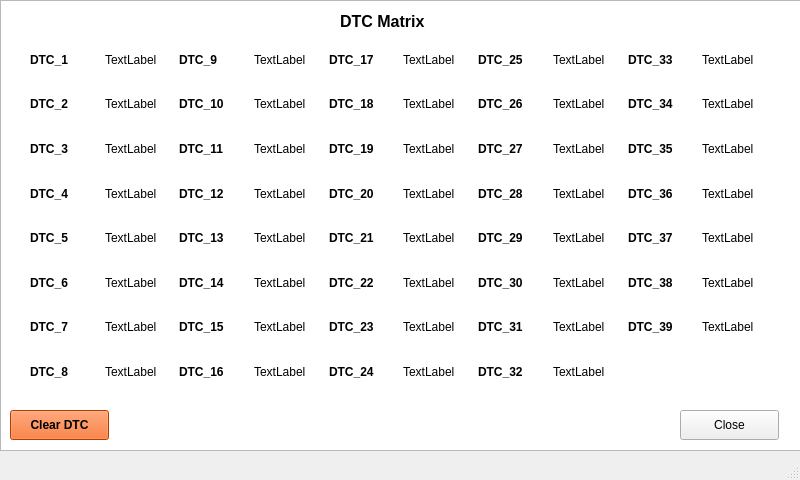
<?xml version="1.0" encoding="UTF-8"?>
<ui version="4.0">
 <class>MainWindow</class>
 <widget class="QMainWindow" name="MainWindow">
  <property name="geometry">
   <rect>
    <x>0</x>
    <y>0</y>
    <width>800</width>
    <height>480</height>
   </rect>
  </property>
  <property name="windowTitle">
   <string>MainWindow</string>
  </property>
  <widget class="QWidget" name="centralwidget">
   <widget class="QWidget" name="gridLayoutWidget">
    <property name="geometry">
     <rect>
      <x>30</x>
      <y>40</y>
      <width>741</width>
      <height>351</height>
     </rect>
    </property>
    <layout class="QGridLayout" name="gridLayout">
     <item row="0" column="7">
      <widget class="QLabel" name="label25">
       <property name="text">
        <string>TextLabel</string>
       </property>
      </widget>
     </item>
     <item row="0" column="0">
      <widget class="QLabel" name="label_3">
       <property name="font">
        <font>
         <weight>75</weight>
         <bold>true</bold>
        </font>
       </property>
       <property name="text">
        <string>DTC_1</string>
       </property>
      </widget>
     </item>
     <item row="5" column="4">
      <widget class="QLabel" name="label_49">
       <property name="font">
        <font>
         <weight>75</weight>
         <bold>true</bold>
        </font>
       </property>
       <property name="text">
        <string>DTC_22</string>
       </property>
      </widget>
     </item>
     <item row="5" column="7">
      <widget class="QLabel" name="label30">
       <property name="text">
        <string>TextLabel</string>
       </property>
      </widget>
     </item>
     <item row="5" column="2">
      <widget class="QLabel" name="label_46">
       <property name="font">
        <font>
         <weight>75</weight>
         <bold>true</bold>
        </font>
       </property>
       <property name="text">
        <string>DTC_14</string>
       </property>
      </widget>
     </item>
     <item row="5" column="1">
      <widget class="QLabel" name="label6">
       <property name="text">
        <string>TextLabel</string>
       </property>
      </widget>
     </item>
     <item row="5" column="5">
      <widget class="QLabel" name="label22">
       <property name="text">
        <string>TextLabel</string>
       </property>
      </widget>
     </item>
     <item row="0" column="8">
      <widget class="QLabel" name="label_66">
       <property name="font">
        <font>
         <weight>75</weight>
         <bold>true</bold>
        </font>
       </property>
       <property name="text">
        <string>DTC_33</string>
       </property>
      </widget>
     </item>
     <item row="0" column="4">
      <widget class="QLabel" name="label_15">
       <property name="font">
        <font>
         <weight>75</weight>
         <bold>true</bold>
        </font>
       </property>
       <property name="text">
        <string>DTC_17</string>
       </property>
      </widget>
     </item>
     <item row="2" column="4">
      <widget class="QLabel" name="label_13">
       <property name="font">
        <font>
         <weight>75</weight>
         <bold>true</bold>
        </font>
       </property>
       <property name="text">
        <string>DTC_19</string>
       </property>
      </widget>
     </item>
     <item row="4" column="6">
      <widget class="QLabel" name="label_39">
       <property name="font">
        <font>
         <weight>75</weight>
         <bold>true</bold>
        </font>
       </property>
       <property name="text">
        <string>DTC_29</string>
       </property>
      </widget>
     </item>
     <item row="0" column="2">
      <widget class="QLabel" name="label_32">
       <property name="font">
        <font>
         <weight>75</weight>
         <bold>true</bold>
        </font>
       </property>
       <property name="text">
        <string>DTC_9</string>
       </property>
      </widget>
     </item>
     <item row="0" column="6">
      <widget class="QLabel" name="label_2">
       <property name="font">
        <font>
         <weight>75</weight>
         <bold>true</bold>
        </font>
       </property>
       <property name="text">
        <string>DTC_25</string>
       </property>
      </widget>
     </item>
     <item row="2" column="3">
      <widget class="QLabel" name="label11">
       <property name="text">
        <string>TextLabel</string>
       </property>
      </widget>
     </item>
     <item row="3" column="7">
      <widget class="QLabel" name="label28">
       <property name="text">
        <string>TextLabel</string>
       </property>
      </widget>
     </item>
     <item row="6" column="7">
      <widget class="QLabel" name="label31">
       <property name="text">
        <string>TextLabel</string>
       </property>
      </widget>
     </item>
     <item row="2" column="0">
      <widget class="QLabel" name="label_9">
       <property name="font">
        <font>
         <weight>75</weight>
         <bold>true</bold>
        </font>
       </property>
       <property name="text">
        <string>DTC_3</string>
       </property>
      </widget>
     </item>
     <item row="1" column="2">
      <widget class="QLabel" name="label_30">
       <property name="font">
        <font>
         <weight>75</weight>
         <bold>true</bold>
        </font>
       </property>
       <property name="text">
        <string>DTC_10</string>
       </property>
      </widget>
     </item>
     <item row="4" column="0">
      <widget class="QLabel" name="label_33">
       <property name="font">
        <font>
         <weight>75</weight>
         <bold>true</bold>
        </font>
       </property>
       <property name="text">
        <string>DTC_5</string>
       </property>
      </widget>
     </item>
     <item row="6" column="1">
      <widget class="QLabel" name="label7">
       <property name="text">
        <string>TextLabel</string>
       </property>
      </widget>
     </item>
     <item row="5" column="3">
      <widget class="QLabel" name="label14">
       <property name="text">
        <string>TextLabel</string>
       </property>
      </widget>
     </item>
     <item row="4" column="7">
      <widget class="QLabel" name="label29">
       <property name="text">
        <string>TextLabel</string>
       </property>
      </widget>
     </item>
     <item row="0" column="5">
      <widget class="QLabel" name="label17">
       <property name="text">
        <string>TextLabel</string>
       </property>
      </widget>
     </item>
     <item row="4" column="2">
      <widget class="QLabel" name="label_35">
       <property name="font">
        <font>
         <weight>75</weight>
         <bold>true</bold>
        </font>
       </property>
       <property name="text">
        <string>DTC_13</string>
       </property>
      </widget>
     </item>
     <item row="5" column="6">
      <widget class="QLabel" name="label_53">
       <property name="font">
        <font>
         <weight>75</weight>
         <bold>true</bold>
        </font>
       </property>
       <property name="text">
        <string>DTC_30</string>
       </property>
      </widget>
     </item>
     <item row="6" column="4">
      <widget class="QLabel" name="label_50">
       <property name="font">
        <font>
         <weight>75</weight>
         <bold>true</bold>
        </font>
       </property>
       <property name="text">
        <string>DTC_23</string>
       </property>
      </widget>
     </item>
     <item row="5" column="0">
      <widget class="QLabel" name="label_41">
       <property name="font">
        <font>
         <weight>75</weight>
         <bold>true</bold>
        </font>
       </property>
       <property name="text">
        <string>DTC_6</string>
       </property>
      </widget>
     </item>
     <item row="6" column="5">
      <widget class="QLabel" name="label23">
       <property name="text">
        <string>TextLabel</string>
       </property>
      </widget>
     </item>
     <item row="4" column="1">
      <widget class="QLabel" name="label5">
       <property name="text">
        <string>TextLabel</string>
       </property>
      </widget>
     </item>
     <item row="6" column="3">
      <widget class="QLabel" name="label15">
       <property name="text">
        <string>TextLabel</string>
       </property>
      </widget>
     </item>
     <item row="1" column="5">
      <widget class="QLabel" name="label18">
       <property name="text">
        <string>TextLabel</string>
       </property>
      </widget>
     </item>
     <item row="6" column="6">
      <widget class="QLabel" name="label_54">
       <property name="font">
        <font>
         <weight>75</weight>
         <bold>true</bold>
        </font>
       </property>
       <property name="text">
        <string>DTC_31</string>
       </property>
      </widget>
     </item>
     <item row="4" column="4">
      <widget class="QLabel" name="label_37">
       <property name="font">
        <font>
         <weight>75</weight>
         <bold>true</bold>
        </font>
       </property>
       <property name="text">
        <string>DTC_21</string>
       </property>
      </widget>
     </item>
     <item row="0" column="3">
      <widget class="QLabel" name="label9">
       <property name="text">
        <string>TextLabel</string>
       </property>
      </widget>
     </item>
     <item row="1" column="3">
      <widget class="QLabel" name="label10">
       <property name="text">
        <string>TextLabel</string>
       </property>
      </widget>
     </item>
     <item row="3" column="6">
      <widget class="QLabel" name="label_23">
       <property name="font">
        <font>
         <weight>75</weight>
         <bold>true</bold>
        </font>
       </property>
       <property name="text">
        <string>DTC_28</string>
       </property>
      </widget>
     </item>
     <item row="3" column="3">
      <widget class="QLabel" name="label12">
       <property name="text">
        <string>TextLabel</string>
       </property>
      </widget>
     </item>
     <item row="2" column="2">
      <widget class="QLabel" name="label_28">
       <property name="font">
        <font>
         <weight>75</weight>
         <bold>true</bold>
        </font>
       </property>
       <property name="text">
        <string>DTC_11</string>
       </property>
      </widget>
     </item>
     <item row="1" column="1">
      <widget class="QLabel" name="label2">
       <property name="text">
        <string>TextLabel</string>
       </property>
      </widget>
     </item>
     <item row="3" column="4">
      <widget class="QLabel" name="label_21">
       <property name="font">
        <font>
         <weight>75</weight>
         <bold>true</bold>
        </font>
       </property>
       <property name="text">
        <string>DTC_20</string>
       </property>
      </widget>
     </item>
     <item row="2" column="1">
      <widget class="QLabel" name="label3">
       <property name="text">
        <string>TextLabel</string>
       </property>
      </widget>
     </item>
     <item row="3" column="1">
      <widget class="QLabel" name="label4">
       <property name="text">
        <string>TextLabel</string>
       </property>
      </widget>
     </item>
     <item row="3" column="5">
      <widget class="QLabel" name="label20">
       <property name="text">
        <string>TextLabel</string>
       </property>
      </widget>
     </item>
     <item row="3" column="2">
      <widget class="QLabel" name="label_25">
       <property name="font">
        <font>
         <weight>75</weight>
         <bold>true</bold>
        </font>
       </property>
       <property name="text">
        <string>DTC_12</string>
       </property>
      </widget>
     </item>
     <item row="1" column="0">
      <widget class="QLabel" name="label_4">
       <property name="font">
        <font>
         <weight>75</weight>
         <bold>true</bold>
        </font>
       </property>
       <property name="text">
        <string>DTC_2</string>
       </property>
      </widget>
     </item>
     <item row="1" column="4">
      <widget class="QLabel" name="label_14">
       <property name="font">
        <font>
         <weight>75</weight>
         <bold>true</bold>
        </font>
       </property>
       <property name="text">
        <string>DTC_18</string>
       </property>
      </widget>
     </item>
     <item row="3" column="0">
      <widget class="QLabel" name="label_19">
       <property name="font">
        <font>
         <weight>75</weight>
         <bold>true</bold>
        </font>
       </property>
       <property name="text">
        <string>DTC_4</string>
       </property>
      </widget>
     </item>
     <item row="6" column="2">
      <widget class="QLabel" name="label_45">
       <property name="font">
        <font>
         <weight>75</weight>
         <bold>true</bold>
        </font>
       </property>
       <property name="text">
        <string>DTC_15</string>
       </property>
      </widget>
     </item>
     <item row="2" column="5">
      <widget class="QLabel" name="label19">
       <property name="text">
        <string>TextLabel</string>
       </property>
      </widget>
     </item>
     <item row="2" column="6">
      <widget class="QLabel" name="label_11">
       <property name="font">
        <font>
         <weight>75</weight>
         <bold>true</bold>
        </font>
       </property>
       <property name="text">
        <string>DTC_27</string>
       </property>
      </widget>
     </item>
     <item row="0" column="1">
      <widget class="QLabel" name="label1">
       <property name="text">
        <string>TextLabel</string>
       </property>
      </widget>
     </item>
     <item row="2" column="7">
      <widget class="QLabel" name="label27">
       <property name="text">
        <string>TextLabel</string>
       </property>
      </widget>
     </item>
     <item row="1" column="6">
      <widget class="QLabel" name="label_5">
       <property name="font">
        <font>
         <weight>75</weight>
         <bold>true</bold>
        </font>
       </property>
       <property name="text">
        <string>DTC_26</string>
       </property>
      </widget>
     </item>
     <item row="1" column="7">
      <widget class="QLabel" name="label26">
       <property name="text">
        <string>TextLabel</string>
       </property>
      </widget>
     </item>
     <item row="4" column="5">
      <widget class="QLabel" name="label21">
       <property name="text">
        <string>TextLabel</string>
       </property>
      </widget>
     </item>
     <item row="4" column="3">
      <widget class="QLabel" name="label13">
       <property name="text">
        <string>TextLabel</string>
       </property>
      </widget>
     </item>
     <item row="6" column="0">
      <widget class="QLabel" name="label_42">
       <property name="font">
        <font>
         <weight>75</weight>
         <bold>true</bold>
        </font>
       </property>
       <property name="text">
        <string>DTC_7</string>
       </property>
      </widget>
     </item>
     <item row="7" column="0">
      <widget class="QLabel" name="label_58">
       <property name="font">
        <font>
         <weight>75</weight>
         <bold>true</bold>
        </font>
       </property>
       <property name="text">
        <string>DTC_8</string>
       </property>
      </widget>
     </item>
     <item row="7" column="1">
      <widget class="QLabel" name="label8">
       <property name="text">
        <string>TextLabel</string>
       </property>
      </widget>
     </item>
     <item row="7" column="2">
      <widget class="QLabel" name="label_60">
       <property name="font">
        <font>
         <weight>75</weight>
         <bold>true</bold>
        </font>
       </property>
       <property name="text">
        <string>DTC_16</string>
       </property>
      </widget>
     </item>
     <item row="7" column="3">
      <widget class="QLabel" name="label16">
       <property name="text">
        <string>TextLabel</string>
       </property>
      </widget>
     </item>
     <item row="7" column="4">
      <widget class="QLabel" name="label_62">
       <property name="font">
        <font>
         <weight>75</weight>
         <bold>true</bold>
        </font>
       </property>
       <property name="text">
        <string>DTC_24</string>
       </property>
      </widget>
     </item>
     <item row="7" column="5">
      <widget class="QLabel" name="label24">
       <property name="text">
        <string>TextLabel</string>
       </property>
      </widget>
     </item>
     <item row="7" column="6">
      <widget class="QLabel" name="label_64">
       <property name="font">
        <font>
         <weight>75</weight>
         <bold>true</bold>
        </font>
       </property>
       <property name="text">
        <string>DTC_32</string>
       </property>
      </widget>
     </item>
     <item row="7" column="7">
      <widget class="QLabel" name="label32">
       <property name="text">
        <string>TextLabel</string>
       </property>
      </widget>
     </item>
     <item row="0" column="9">
      <widget class="QLabel" name="label33">
       <property name="text">
        <string>TextLabel</string>
       </property>
      </widget>
     </item>
     <item row="1" column="8">
      <widget class="QLabel" name="label_68">
       <property name="font">
        <font>
         <weight>75</weight>
         <bold>true</bold>
        </font>
       </property>
       <property name="text">
        <string>DTC_34</string>
       </property>
      </widget>
     </item>
     <item row="2" column="8">
      <widget class="QLabel" name="label_69">
       <property name="font">
        <font>
         <weight>75</weight>
         <bold>true</bold>
        </font>
       </property>
       <property name="text">
        <string>DTC_35</string>
       </property>
      </widget>
     </item>
     <item row="3" column="8">
      <widget class="QLabel" name="label_70">
       <property name="font">
        <font>
         <weight>75</weight>
         <bold>true</bold>
        </font>
       </property>
       <property name="text">
        <string>DTC_36</string>
       </property>
      </widget>
     </item>
     <item row="4" column="8">
      <widget class="QLabel" name="label_71">
       <property name="font">
        <font>
         <weight>75</weight>
         <bold>true</bold>
        </font>
       </property>
       <property name="text">
        <string>DTC_37</string>
       </property>
      </widget>
     </item>
     <item row="5" column="8">
      <widget class="QLabel" name="label_72">
       <property name="font">
        <font>
         <weight>75</weight>
         <bold>true</bold>
        </font>
       </property>
       <property name="text">
        <string>DTC_38</string>
       </property>
      </widget>
     </item>
     <item row="6" column="8">
      <widget class="QLabel" name="label_73">
       <property name="font">
        <font>
         <weight>75</weight>
         <bold>true</bold>
        </font>
       </property>
       <property name="text">
        <string>DTC_39</string>
       </property>
      </widget>
     </item>
     <item row="1" column="9">
      <widget class="QLabel" name="label34">
       <property name="text">
        <string>TextLabel</string>
       </property>
      </widget>
     </item>
     <item row="2" column="9">
      <widget class="QLabel" name="label35">
       <property name="text">
        <string>TextLabel</string>
       </property>
      </widget>
     </item>
     <item row="3" column="9">
      <widget class="QLabel" name="label36">
       <property name="text">
        <string>TextLabel</string>
       </property>
      </widget>
     </item>
     <item row="4" column="9">
      <widget class="QLabel" name="label37">
       <property name="text">
        <string>TextLabel</string>
       </property>
      </widget>
     </item>
     <item row="5" column="9">
      <widget class="QLabel" name="label38">
       <property name="text">
        <string>TextLabel</string>
       </property>
      </widget>
     </item>
     <item row="6" column="9">
      <widget class="QLabel" name="label39">
       <property name="text">
        <string>TextLabel</string>
       </property>
      </widget>
     </item>
    </layout>
   </widget>
   <widget class="QLabel" name="label_57">
    <property name="geometry">
     <rect>
      <x>340</x>
      <y>10</y>
      <width>131</width>
      <height>22</height>
     </rect>
    </property>
    <property name="font">
     <font>
      <pointsize>12</pointsize>
      <weight>75</weight>
      <bold>true</bold>
     </font>
    </property>
    <property name="text">
     <string>DTC Matrix</string>
    </property>
   </widget>
   <widget class="QPushButton" name="Close_w">
    <property name="geometry">
     <rect>
      <x>680</x>
      <y>410</y>
      <width>99</width>
      <height>30</height>
     </rect>
    </property>
    <property name="text">
     <string>Close</string>
    </property>
   </widget>
   <widget class="QPushButton" name="clear_DTC">
    <property name="geometry">
     <rect>
      <x>10</x>
      <y>410</y>
      <width>99</width>
      <height>30</height>
     </rect>
    </property>
    <property name="font">
     <font>
      <weight>75</weight>
      <bold>true</bold>
     </font>
    </property>
    <property name="autoFillBackground">
     <bool>false</bool>
    </property>
    <property name="styleSheet">
     <string notr="true">background-color: rgb(255, 85, 0);</string>
    </property>
    <property name="text">
     <string>Clear DTC</string>
    </property>
   </widget>
   <widget class="QGraphicsView" name="graphicsView">
    <property name="geometry">
     <rect>
      <x>0</x>
      <y>0</y>
      <width>801</width>
      <height>451</height>
     </rect>
    </property>
    <property name="styleSheet">
     <string notr="true">Background: url(Back.jpeg)</string>
    </property>
   </widget>
   <zorder>graphicsView</zorder>
   <zorder>gridLayoutWidget</zorder>
   <zorder>label_57</zorder>
   <zorder>Close_w</zorder>
   <zorder>clear_DTC</zorder>
  </widget>
  <widget class="QStatusBar" name="statusbar"/>
 </widget>
 <resources/>
 <connections/>
</ui>
